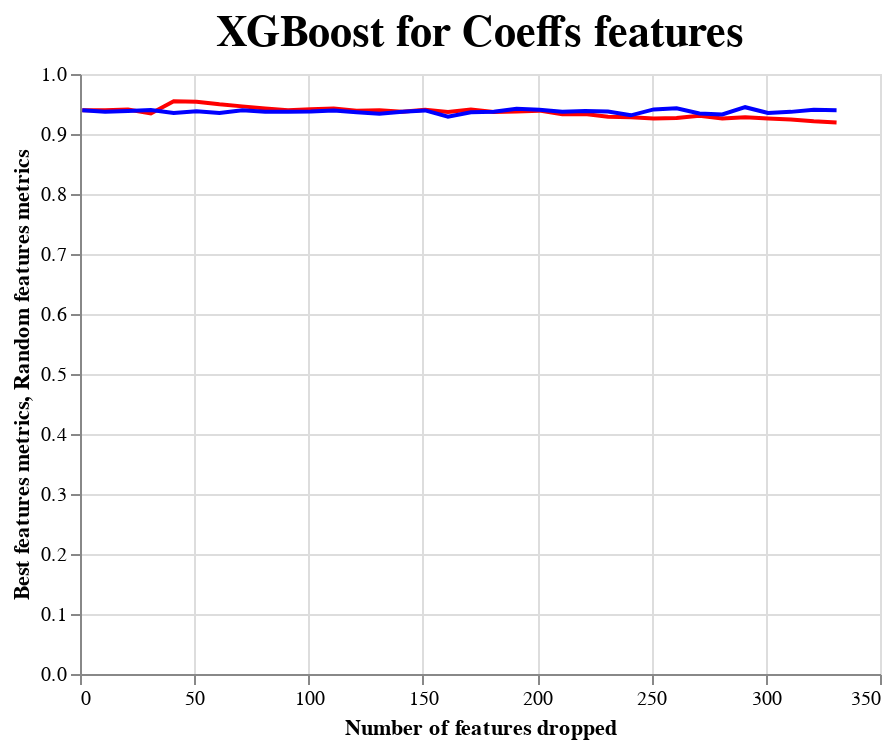

The code cell stored with this chart in its notebook:
### Markdown cell above
**XGBoost**

Base metrics

*   Accuracy: 93.96%
*   F1 score: 93.94%

### Code cell
calculate_metrics_xgboost(XGBClassifier(), xgboost_coeffs_features_sorted, "XGBoost for Coeffs features")

### Figure 1 — Vega-Lite specification as saved in the notebook (floating-point values rounded to 4 significant figures)
{"config": {"view": {"continuousWidth": 400, "continuousHeight": 300}}, "layer": [{"mark": {"type": "line", "color": "red"}, "encoding": {"x": {"field": "features_drop_numb", "title": "Number of features dropped", "type": "quantitative"}, "y": {"field": "accuracy", "title": "Best features metrics", "type": "quantitative"}}}, {"mark": {"type": "line", "color": "blue"}, "encoding": {"x": {"field": "features_drop_numb", "title": "Number of features dropped", "type": "quantitative"}, "y": {"field": "rand_accuracy", "title": "Random features metrics", "type": "quantitative"}}}], "data": {"name": "data-c17f0400a223cf895311be90326298b3"}, "title": {"text": "XGBoost for Coeffs features", "fontSize": 22}, "$schema": "https://vega.github.io/schema/vega-lite/v4.17.0.json", "datasets": {"data-c17f0400a223cf895311be90326298b3": [{"features_drop_numb": 1, "accuracy": 0.9396, "f1_score": 0.9394, "rand_accuracy": 0.9396, "rand_f1_score": 0.9394}, {"features_drop_numb": 11, "accuracy": 0.9396, "f1_score": 0.9395, "rand_accuracy": 0.9369, "rand_f1_score": 0.9367}, {"features_drop_numb": 21, "accuracy": 0.941, "f1_score": 0.9409, "rand_accuracy": 0.9382, "rand_f1_score": 0.938}, {"features_drop_numb": 31, "accuracy": 0.9342, "f1_score": 0.9341, "rand_accuracy": 0.9399, "rand_f1_score": 0.9397}, {"features_drop_numb": 41, "accuracy": 0.9545, "f1_score": 0.9545, "rand_accuracy": 0.9352, "rand_f1_score": 0.935}, {"features_drop_numb": 51, "accuracy": 0.9539, "f1_score": 0.9537, "rand_accuracy": 0.9379, "rand_f1_score": 0.9377}, {"features_drop_numb": 61, "accuracy": 0.9494, "f1_score": 0.9493, "rand_accuracy": 0.9348, "rand_f1_score": 0.9346}, {"features_drop_numb": 71, "accuracy": 0.946, "f1_score": 0.946, "rand_accuracy": 0.9396, "rand_f1_score": 0.9394}, {"features_drop_numb": 81, "accuracy": 0.9427, "f1_score": 0.9426, "rand_accuracy": 0.9369, "rand_f1_score": 0.9366}, {"features_drop_numb": 91, "accuracy": 0.9396, "f1_score": 0.9395, "rand_accuracy": 0.9372, "rand_f1_score": 0.937}, {"features_drop_numb": 101, "accuracy": 0.9413, "f1_score": 0.9413, "rand_accuracy": 0.9376, "rand_f1_score": 0.9374}, {"features_drop_numb": 111, "accuracy": 0.9423, "f1_score": 0.9422, "rand_accuracy": 0.9393, "rand_f1_score": 0.939}, {"features_drop_numb": 121, "accuracy": 0.9389, "f1_score": 0.9388, "rand_accuracy": 0.9362, "rand_f1_score": 0.9359}, {"features_drop_numb": 131, "accuracy": 0.9396, "f1_score": 0.9395, "rand_accuracy": 0.9338, "rand_f1_score": 0.9335}, {"features_drop_numb": 141, "accuracy": 0.9372, "f1_score": 0.937, "rand_accuracy": 0.9372, "rand_f1_score": 0.937}, {"features_drop_numb": 151, "accuracy": 0.9403, "f1_score": 0.9402, "rand_accuracy": 0.9393, "rand_f1_score": 0.939}, {"features_drop_numb": 161, "accuracy": 0.9369, "f1_score": 0.9368, "rand_accuracy": 0.9287, "rand_f1_score": 0.9285}, {"features_drop_numb": 171, "accuracy": 0.941, "f1_score": 0.9408, "rand_accuracy": 0.9362, "rand_f1_score": 0.9361}, {"features_drop_numb": 181, "accuracy": 0.9365, "f1_score": 0.9364, "rand_accuracy": 0.9372, "rand_f1_score": 0.937}, {"features_drop_numb": 191, "accuracy": 0.9376, "f1_score": 0.9374, "rand_accuracy": 0.942, "rand_f1_score": 0.9418}, {"features_drop_numb": 201, "accuracy": 0.9389, "f1_score": 0.9388, "rand_accuracy": 0.9403, "rand_f1_score": 0.9401}, {"features_drop_numb": 211, "accuracy": 0.9328, "f1_score": 0.9327, "rand_accuracy": 0.9372, "rand_f1_score": 0.937}, {"features_drop_numb": 221, "accuracy": 0.9332, "f1_score": 0.933, "rand_accuracy": 0.9382, "rand_f1_score": 0.9381}, {"features_drop_numb": 231, "accuracy": 0.9287, "f1_score": 0.9287, "rand_accuracy": 0.9376, "rand_f1_score": 0.9374}, {"features_drop_numb": 241, "accuracy": 0.9277, "f1_score": 0.9275, "rand_accuracy": 0.9311, "rand_f1_score": 0.9308}, {"features_drop_numb": 251, "accuracy": 0.926, "f1_score": 0.9259, "rand_accuracy": 0.941, "rand_f1_score": 0.9407}, {"features_drop_numb": 261, "accuracy": 0.9267, "f1_score": 0.9266, "rand_accuracy": 0.943, "rand_f1_score": 0.9428}, {"features_drop_numb": 271, "accuracy": 0.9304, "f1_score": 0.9303, "rand_accuracy": 0.9342, "rand_f1_score": 0.934}, {"features_drop_numb": 281, "accuracy": 0.926, "f1_score": 0.9259, "rand_accuracy": 0.9325, "rand_f1_score": 0.9322}, {"features_drop_numb": 291, "accuracy": 0.9277, "f1_score": 0.9275, "rand_accuracy": 0.9447, "rand_f1_score": 0.9445}, {"features_drop_numb": 301, "accuracy": 0.9257, "f1_score": 0.9255, "rand_accuracy": 0.9352, "rand_f1_score": 0.935}, {"features_drop_numb": 311, "accuracy": 0.9243, "f1_score": 0.9241, "rand_accuracy": 0.9369, "rand_f1_score": 0.9368}, {"features_drop_numb": 321, "accuracy": 0.9213, "f1_score": 0.9211, "rand_accuracy": 0.9403, "rand_f1_score": 0.9401}, {"features_drop_numb": 331, "accuracy": 0.9192, "f1_score": 0.919, "rand_accuracy": 0.9396, "rand_f1_score": 0.9394}]}}
